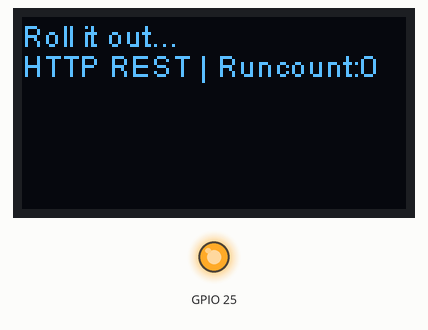
Simulated run of this sketch. Board: ESP32. On the bench: 128×64 one-colour display, output pins drawn as LEDs (lit = HIGH). WiFi joins after 1.5 s; servers stay silent unless stated; uploads are accepted with an empty reply; random numbers use the default seed unless the sketch sets one; what the sketch prints to the serial monitor is not drawn.

Above: at 2.8 s.
At 123.1 s:
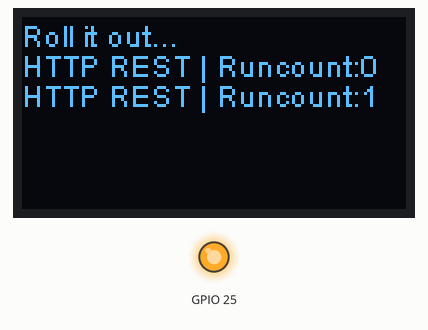

Measured:
- what the display in image 0 shows lasts 120.2 s, from 2.8 s to 123.0 s

The sketch:

JohnFirstWifiProjectEndpoint.ino
```cpp
#include <WiFi.h>
#include <HTTPClient.h>
#include "heltec.h"


const String HARDWARE_Identifier = "Provision-HTITWB32-001";


String serverName = "https://dev-us.com/functionarchitecture/BOTTLE/";
unsigned long lastTime = 0;
unsigned long timerDelay = 120000;
int runcount = 0;
int oledposition = 0;
String EXTERNAL_APIkey = "";


const char* ssid = "";
const char* password = "";

#define OLED_UPDATE_INTERVAL 500

void setupWIFI()
{
  Heltec.display->clear();
  Heltec.display->drawString(0, 0, "Connecting...");
  Heltec.display->drawString(0, 10, String(ssid));
  Heltec.display->display();

  WiFi.disconnect(true);
  delay(1000);

  WiFi.mode(WIFI_STA);
  //WiFi.onEvent(WiFiEvent);
  WiFi.setAutoConnect(true);
  WiFi.setAutoReconnect(true);
  //WiFi.setHostname(HOSTNAME);
  WiFi.begin(ssid, password);


  byte count = 0;
  while(WiFi.status() != WL_CONNECTED && count < 10)
  {
    count ++;
    delay(500);
    Serial.print(".");
  }

  Heltec.display->clear();
  if(WiFi.status() == WL_CONNECTED)
    Heltec.display->drawString(0, 0, "Connected.  Hi John.");
  else
    Heltec.display->drawString(0, 0, "Connect False");
  Heltec.display->display();
}


void setup()
{
  Heltec.begin(true, false, true);
  pinMode(25, OUTPUT);
  digitalWrite(25,HIGH);

  while (!Serial) {
    ; // wait for serial port to connect. Needed for native USB port only
  }
  Serial.println("Initialize...booting John...");
  setupWIFI();


        Heltec.display->clear();
        Heltec.display->drawString(0, oledposition, "Roll it out...");
        oledposition = oledposition + 10;
}


void loop()
{

//Send an HTTP POST request every X delay
  if (((millis() - lastTime) > timerDelay) || runcount == 0) {
    //Check WiFi connection status
    if(WiFi.status()== WL_CONNECTED){
      HTTPClient http;

      String serverPath = serverName + "?segment=fromESP32&CurrentRun=" + runcount;

      http.begin(serverPath.c_str());
      http.addHeader("Content-Type", "application/json");

      // variable to be replaced with weight inbound from scale
      int randomweight = rand() % 1000 + 1;

      // variable to be replaced with the variable scanned from RFID/NFC tag
      String bottle_id = "xid-2019x";


      int httpResponseCode = http.POST((String)"{\"api\":\"" + EXTERNAL_APIkey + "\",\"hardware\":\"" + HARDWARE_Identifier + "\",\"v_weight\":\"" + randomweight + "\",\"v_id\":\"" + bottle_id + "\"}");
      Serial.println("HTTP FIRING...");


        Heltec.display->drawString(0, oledposition, ((String)"HTTP REST | Runcount:" + runcount + "   Time:" + lastTime));
        oledposition = oledposition + 10;
        Heltec.display->display();

      //test
      Serial.println((String)"Current Runcount:" + runcount + " Var 2:" + lastTime + " Var 3:" + serverPath);

      if (httpResponseCode>0) {
        Serial.print("HTTP REST CALL: Success.  Unique Identifier: ");
        Serial.println(runcount);
        Serial.println(httpResponseCode);
        String payload = http.getString();
        Serial.println(payload);
      }
      else {
        Serial.println("HTTP REST CALL: Exception. Unique Identifier: " + runcount + ' Response Code: ');
        Serial.println(httpResponseCode);
        String payload = http.getString();
        Serial.println(payload);
      }
      // Free resources
      http.end();
    }
    else {
      Serial.println("WiFi Disconnected");
    }
    lastTime = millis();
    runcount = runcount + 1;
  }

}
```
